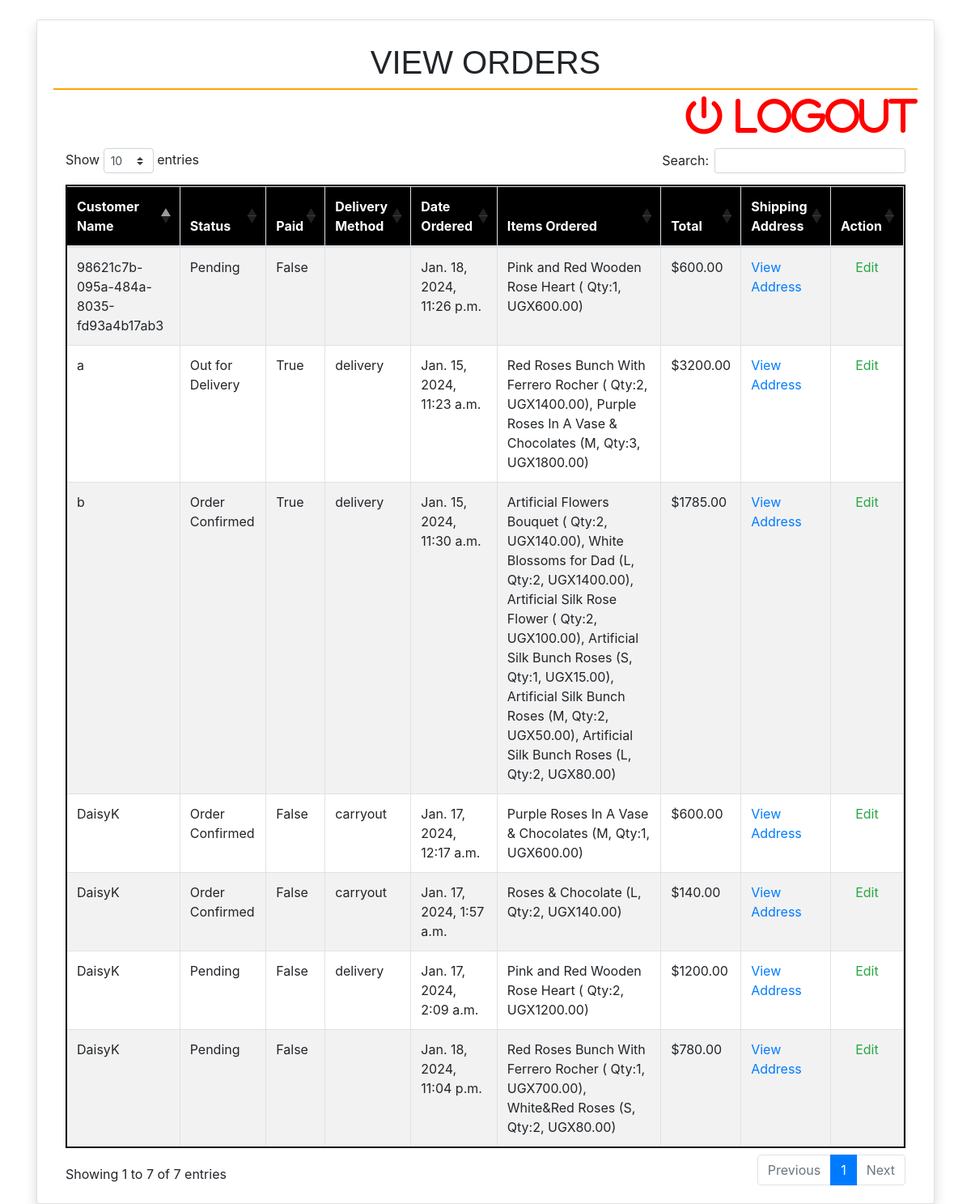
Page /driver_view_order/ on the earlier database version.
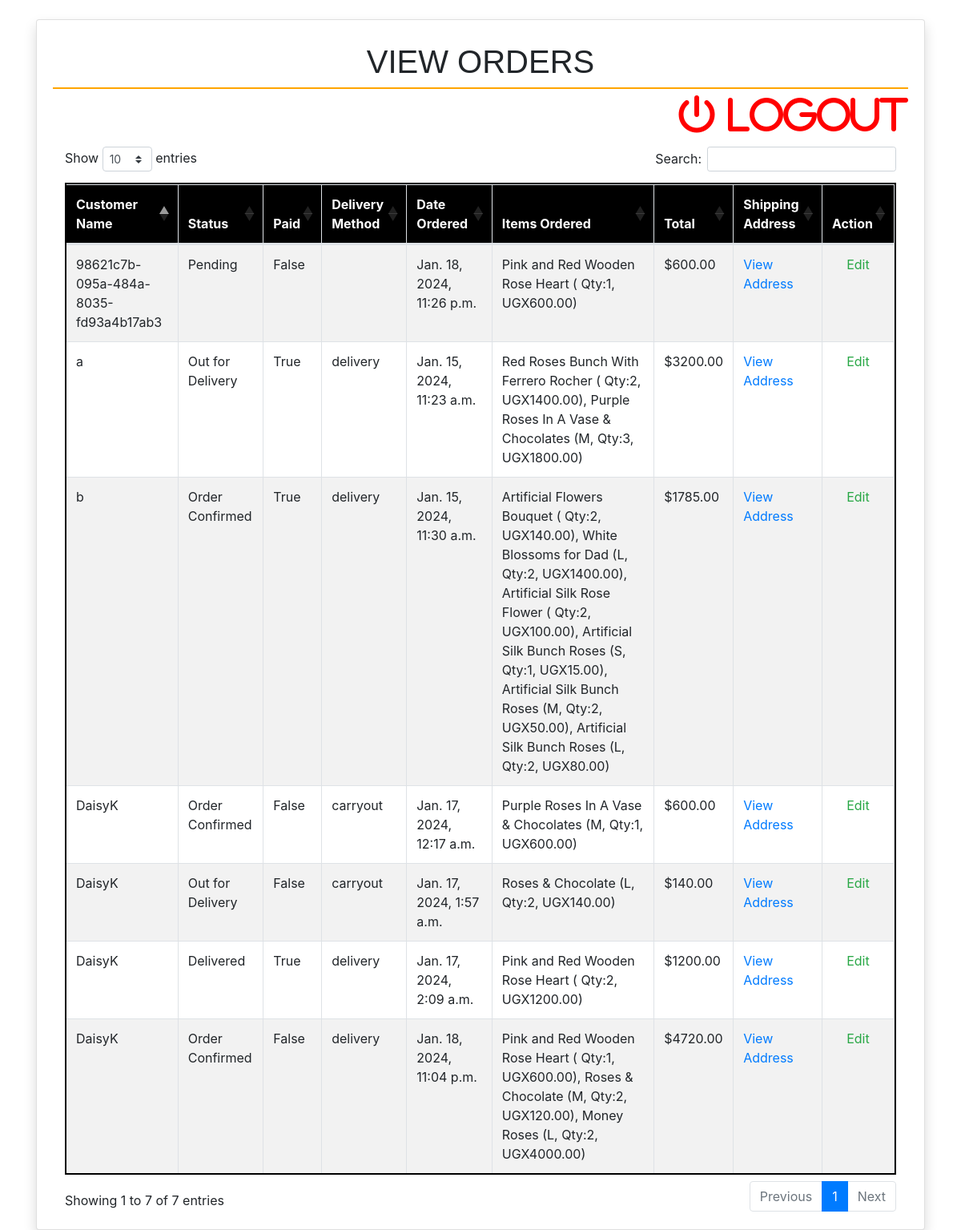
Same page on the later database version.
### order/models.py (models this page shows, shortened)
class Order(models.Model):
    PAYMENT_CHOICES = (("cash", "cash"), ("online", "online"))
    DELIVERY_CHOICES = (("delivery", "delivery"), ("carryout", "carryout"))
    transaction_id = models.UUIDField(
        primary_key=True, default=uuid.uuid4, editable=True
    )
    customer = models.ForeignKey(Customer, on_delete=models.CASCADE)
    STATUS =(
        ('Pending','Pending'),
        ('Order Confirmed','Order Confirmed'),
        ('Out for Delivery','Out for Delivery'),
        ('Delivered','Delivered'),
    )
    status=models.CharField(max_length=50,null=True,choices=STATUS,default='Pending')
    date_ordered = models.DateTimeField(auto_now_add=True)
    date_modified = models.DateTimeField(auto_now=True)
    complete = models.BooleanField(default=False)
    paid = models.BooleanField(default=False)
    payment_method = models.CharField(max_length=10, choices=PAYMENT_CHOICES)
    delivery_method = models.CharField(max_length=10, choices=DELIVERY_CHOICES)
    shipping = models.ForeignKey(
        "ShippingAddress", on_delete=models.SET_NULL, blank=True, null=True
    )
    pickup = models.ForeignKey(
        "PickUpDetail", on_delete=models.SET_NULL, blank=True, null=True
    )
    coupon = models.ForeignKey(
        "Coupon", on_delete=models.SET_NULL, blank=True, null=True
    )
    email = models.EmailField(max_length=70, null=True, blank=True)
    phone = models.CharField(max_length=20, null=True, blank=True)
    @property
    def get_cart_subtotal(self):
        order_items = self.orderitem_set.all()
        total = sum([item.get_total for item in order_items])
        return total
    get_cart_subtotal.fget.short_description = "Subtotal"
    @property
    def get_cart_total(self):
        total = self.get_cart_subtotal
        if self.coupon:
            total = total - self.get_coupon_value
        return total
    get_cart_total.fget.short_description = "Total"
    @property
    def get_cart_items(self):
        order_items = self.orderitem_set.all()
        total = sum([item.quantity for item in order_items])
        return total
    get_cart_items.fget.short_description = "# Items"
    @property
    def display_items(self):
        order_items = self.orderitem_set.all()
        ticker, l = 1, len(order_items)
        product_titles = str()
        for item in order_items:
            add_comma = ", " if l > 1 and ticker != l else ""
            if item.variation:
                product_title = f"""{item.product.name}
                ({item.variation.get_size},
                Qty:{item.quantity}, UGX{item.get_total}){add_comma}"""
            else:
                product_title = f"""{item.product.name}
                ( Qty:{item.quantity}, UGX{item.get_total}){add_comma}"""
            product_titles += product_title
            ticker += 1
        return product_titles
    @property
    def get_coupon_value(self):
        if self.coupon:
            if self.coupon.discount_type == "Percent":
                coupon_value = round(
                    self.get_cart_subtotal * self.coupon.discount_amount / 100, 2
                )
            else:
                coupon_value = self.coupon.discount_amount
        else:
            coupon_value = None
        return coupon_value
    get_coupon_value.fget.short_description = "Coupon"

class OrderItem(models.Model):
    product = models.ForeignKey(Product, on_delete=models.CASCADE)
    order = models.ForeignKey(Order, on_delete=models.CASCADE)
    variation = models.ForeignKey(
        ProductVariant, on_delete=models.SET_NULL, blank=True, null=True
    )
    quantity = models.IntegerField(default=0)
    date_added = models.DateTimeField(auto_now_add=True)
    @property
    def get_total(self):
        if self.product.has_variants:
            total = self.variation.price * self.quantity
        else:
            total = self.product.price * self.quantity
        return total
    get_total.fget.short_description = "Total"
    def image_tag(self):
        return mark_safe(
            f'<img src="{self.product.image.url}" width="100" height="100" />'
        )
    image_tag.short_description = "Image"

### store/models.py (models this page shows, shortened)
class Product(models.Model):
    id = models.UUIDField(primary_key=True, default=uuid.uuid4, editable=False)
    name = models.CharField(max_length=100)
    price = models.DecimalField(max_digits=6, decimal_places=2, blank=True, null=True)
    desc = models.TextField(max_length=500, blank=True, null=True)
    image = models.ImageField(blank=True, upload_to="images")
    created_at = models.DateField(auto_now_add=True)
    updated_at = models.DateField(auto_now=True)
    product_category = models.ForeignKey(
        "Category", on_delete=models.CASCADE, null=True, blank=True
    )
    class Meta:
        ordering = ("product_category",)
    def image_tag(self):  # pragma: no cover
        if self.image:
            return mark_safe(f'<img src="{self.image.url}" width="100" height="100" />')
    image_tag.short_description = "Image"
    @property
    def has_variants(self):
        if self.productvariant_set.count() > 0:
            return True
        else:
            return False

class ProductVariant(models.Model):
    title = models.CharField(max_length=100, blank=True, null=True)
    product = models.ForeignKey(Product, on_delete=models.CASCADE)
    size = models.ForeignKey(Size, on_delete=models.CASCADE)
    price = models.DecimalField(max_digits=6, decimal_places=2)
    @property
    def get_size(self):
        return str(self.size)

class Size(models.Model):
    name = models.CharField(max_length=20, blank=True, null=True, unique=True)
    def __str__(self):
        return self.name

### users/models.py (models this page shows)
class Customer(models.Model):
    user = models.OneToOneField("User", null=True, blank=True, on_delete=models.CASCADE)
    device = models.CharField(max_length=200, null=True, blank=True)
    created_at = models.DateTimeField(auto_now_add=True)
    def __str__(self):
        return self.user.username if self.user else self.device

class User(AbstractUser):
    email = models.EmailField(unique=True)
    REQUIRED_FIELDS = [
        "email",
    ]

### custom_admin/views.py (the view)
# urls.py: path('driver_view_order/', driver_view_orders, name='driver_view_orders'),
def driver_view_orders(request):
    orders = Order.objects.all()
    context = {'orders': orders}
    return render(request, 'admin/driver_view_order.html', context)

### store/context_processors.py (called while the page is built)
def get_cart_quantity(request):
    if request.user.is_authenticated:
        try:
            customer = request.user.customer
        except:
            number_of_items = 0
    else:
        try:
            customer, created = Customer.objects.get_or_create(
                device=request.COOKIES["device"]
            )
        except:
            number_of_items = 0
    try:
        customer_order = Order.objects.filter(customer=customer, complete=False)[0]
        number_of_items = customer_order.get_cart_items
    except:
        number_of_items = 0
    return {"cart_quantity": number_of_items}

### templates/admin/driver_view_order.html (shortened to what this page needs)
{% extends 'admin/driver_base.html' %}
{% block content %}
<div class="card shadow">
    <div class="card-body">
        <h1 class="p-2 text-center" style="border-bottom: 2px solid orange; font-family: 'Georgia', sans-serif; font-size: 2.5em; text-transform: uppercase;">
            View Orders</h1>
        <div class="text-right mb-3">
            <a href="{% url 'users:logout' %}" class="fa fa-power-off" style="font-size:48px;color:red"></i></i> Logout
            </a>
        </div>
        <div class="container">
            <div class="table-responsive">
                <table class="table table-bordered table-striped" style="border: 2px solid black;" id="example">
                    <thead style="background-color: black; color: white;">
                        <tr>
                            <th>Customer Name</th>
                            <th>Status</th>
                            <th>Paid</th>
                            <th>Delivery Method</th>
                            <th>Date Ordered</th>
                            <th>Items Ordered</th>
                            <th>Total</th>
                            <th>Shipping Address</th>
                            <th class="text-center">Action</th>
                        </tr>
                    </thead>
                    <tbody>
                        {% for order in orders %}
                            <tr>
                                <td>{{ order.customer }}</td>
                                <td>{{ order.status|default:"Pending" }}</td>
                                <td>{{ order.paid }}</td>
                                <td>{{ order.delivery_method }}</td>
                                <td>{{ order.date_ordered }}</td>
                                <td>{{ order.display_items }}</td>
                                <td>${{ order.get_cart_total }}</td>
                                <td><a href="{% url 'driver_view_shipping_address' order.transaction_id %}">View Address</a></td>
                                <td class="text-center">
                                    <a href="{% url 'driver_edit_order' order.transaction_id %}" class="text-success">Edit</a>
                                </td>
                            </tr>
                        {% endfor %}
                    </tbody>
                </table>
            </div>
        </div>
    </div>
</div>
<link rel="stylesheet" href="https://cdnjs.cloudflare.com/ajax/libs/font-awesome/6.0.0/css/all.min.css">
<link rel="stylesheet" href="https://stackpath.bootstrapcdn.com/bootstrap/4.3.1/css/bootstrap.min.css">
<link rel="stylesheet" type="text/css" href="https://cdn.datatables.net/1.10.24/css/dataTables.bootstrap4.min.css">
{% endblock %}

Differences in the rows shown:
changed Order "Jan. 17, 2024, 1:57 a.m.": status "Order Confirmed" → "Out for Delivery"
changed Order "Pink and Red Wooden Rose Heart ( Qty:2, UGX1200.00)": status "Pending" → "Delivered"; paid "False" → "True"
changed Order: status "Pending" → "Order Confirmed"; delivery_method (not shown) → "delivery"; display_items "Red Roses Bunch With Ferrero Rocher ( Qty:1, UGX700.00), White&Red Roses (S, Qty:2, UGX80.00)" → "Pink and Red Wooden Rose Heart ( Qty:1, UGX600.00), Roses & Chocolate (M, Qty:2, UGX120.00), Money Roses (L, Qty:2, UGX4000.00)"; get_cart_total "780.00" → "4720.00"
